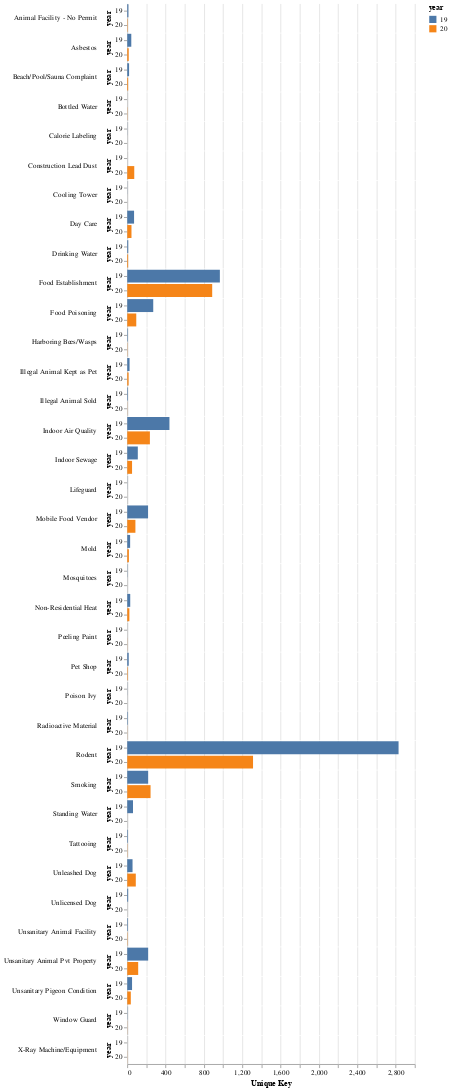

Write notebook code for a chart like this one.
### Markdown cell above
# BAR CHART OF DOHMH COMPLAINT 2019 AND 2020

### Code cell
alt.data_transformers.enable(max_rows=300000)
chart = alt.Chart(both[['Complaint Type', 'Unique Key', 'year']]).mark_bar().encode(
    x=alt.X('Unique Key'),
    y=alt.Y('year:N',),
    color='year:N',
    row= alt.Row('Complaint Type:N', title="",header=alt.Header(labelAngle=0,labelAlign='left'))
).configure_facet(spacing=1).configure_view(stroke=None)
chart

### Figure 1 — Vega-Lite specification as saved in the notebook (floating-point values rounded to 4 significant figures)
{"config": {"view": {"continuousWidth": 400, "continuousHeight": 300, "stroke": null}, "facet": {"spacing": 1}}, "data": {"name": "data-fc7639b9f944d2e70a968cee555823e7"}, "mark": "bar", "encoding": {"color": {"type": "nominal", "field": "year"}, "row": {"type": "nominal", "field": "Complaint Type", "header": {"labelAlign": "left", "labelAngle": 0}, "title": ""}, "x": {"type": "quantitative", "field": "Unique Key"}, "y": {"type": "nominal", "field": "year"}}, "$schema": "https://vega.github.io/schema/vega-lite/v4.0.2.json", "datasets": {"data-fc7639b9f944d2e70a968cee555823e7": [{"Complaint Type": "Animal Facility - No Permit", "Unique Key": 12, "year": "19"}, {"Complaint Type": "Asbestos", "Unique Key": 42, "year": "19"}, {"Complaint Type": "Beach/Pool/Sauna Complaint", "Unique Key": 19, "year": "19"}, {"Complaint Type": "Calorie Labeling", "Unique Key": 1, "year": "19"}, {"Complaint Type": "Cooling Tower", "Unique Key": 1, "year": "19"}, {"Complaint Type": "Day Care", "Unique Key": 71, "year": "19"}, {"Complaint Type": "Drinking Water", "Unique Key": 10, "year": "19"}, {"Complaint Type": "Food Establishment", "Unique Key": 966, "year": "19"}, {"Complaint Type": "Food Poisoning", "Unique Key": 271, "year": "19"}, {"Complaint Type": "Harboring Bees/Wasps", "Unique Key": 5, "year": "19"}, {"Complaint Type": "Illegal Animal Kept as Pet", "Unique Key": 24, "year": "19"}, {"Complaint Type": "Illegal Animal Sold", "Unique Key": 6, "year": "19"}, {"Complaint Type": "Indoor Air Quality", "Unique Key": 440, "year": "19"}, {"Complaint Type": "Indoor Sewage", "Unique Key": 110, "year": "19"}, {"Complaint Type": "Lifeguard", "Unique Key": 1, "year": "19"}, {"Complaint Type": "Mobile Food Vendor", "Unique Key": 217, "year": "19"}, {"Complaint Type": "Mold", "Unique Key": 30, "year": "19"}, {"Complaint Type": "Mosquitoes", "Unique Key": 2, "year": "19"}, {"Complaint Type": "Non-Residential Heat", "Unique Key": 31, "year": "19"}, {"Complaint Type": "Pet Shop", "Unique Key": 15, "year": "19"}, {"Complaint Type": "Poison Ivy", "Unique Key": 1, "year": "19"}, {"Complaint Type": "Radioactive Material", "Unique Key": 5, "year": "19"}, {"Complaint Type": "Rodent", "Unique Key": 2830, "year": "19"}, {"Complaint Type": "Smoking", "Unique Key": 218, "year": "19"}, {"Complaint Type": "Standing Water", "Unique Key": 60, "year": "19"}, {"Complaint Type": "Tattooing", "Unique Key": 6, "year": "19"}, {"Complaint Type": "Unleashed Dog", "Unique Key": 55, "year": "19"}, {"Complaint Type": "Unlicensed Dog", "Unique Key": 9, "year": "19"}, {"Complaint Type": "Unsanitary Animal Facility", "Unique Key": 6, "year": "19"}, {"Complaint Type": "Unsanitary Animal Pvt Property", "Unique Key": 218, "year": "19"}, {"Complaint Type": "Unsanitary Pigeon Condition", "Unique Key": 50, "year": "19"}, {"Complaint Type": "Window Guard", "Unique Key": 2, "year": "19"}, {"Complaint Type": "Animal Facility - No Permit", "Unique Key": 4, "year": "20"}, {"Complaint Type": "Asbestos", "Unique Key": 15, "year": "20"}, {"Complaint Type": "Beach/Pool/Sauna Complaint", "Unique Key": 9, "year": "20"}, {"Complaint Type": "Bottled Water", "Unique Key": 2, "year": "20"}, {"Complaint Type": "Construction Lead Dust", "Unique Key": 73, "year": "20"}, {"Complaint Type": "Day Care", "Unique Key": 44, "year": "20"}, {"Complaint Type": "Drinking Water", "Unique Key": 9, "year": "20"}, {"Complaint Type": "Food Establishment", "Unique Key": 886, "year": "20"}, {"Complaint Type": "Food Poisoning", "Unique Key": 94, "year": "20"}, {"Complaint Type": "Harboring Bees/Wasps", "Unique Key": 2, "year": "20"}, {"Complaint Type": "Illegal Animal Kept as Pet", "Unique Key": 14, "year": "20"}, {"Complaint Type": "Illegal Animal Sold", "Unique Key": 1, "year": "20"}, {"Complaint Type": "Indoor Air Quality", "Unique Key": 236, "year": "20"}, {"Complaint Type": "Indoor Sewage", "Unique Key": 50, "year": "20"}, {"Complaint Type": "Mobile Food Vendor", "Unique Key": 85, "year": "20"}, {"Complaint Type": "Mold", "Unique Key": 17, "year": "20"}, {"Complaint Type": "Non-Residential Heat", "Unique Key": 22, "year": "20"}, {"Complaint Type": "Peeling Paint", "Unique Key": 1, "year": "20"}, {"Complaint Type": "Pet Shop", "Unique Key": 5, "year": "20"}, {"Complaint Type": "Radioactive Material", "Unique Key": 1, "year": "20"}, {"Complaint Type": "Rodent", "Unique Key": 1312, "year": "20"}, {"Complaint Type": "Smoking", "Unique Key": 243, "year": "20"}, {"Complaint Type": "Tattooing", "Unique Key": 2, "year": "20"}, {"Complaint Type": "Unleashed Dog", "Unique Key": 89, "year": "20"}, {"Complaint Type": "Unsanitary Animal Facility", "Unique Key": 3, "year": "20"}, {"Complaint Type": "Unsanitary Animal Pvt Property", "Unique Key": 114, "year": "20"}, {"Complaint Type": "Unsanitary Pigeon Condition", "Unique Key": 37, "year": "20"}, {"Complaint Type": "Window Guard", "Unique Key": 1, "year": "20"}, {"Complaint Type": "X-Ray Machine/Equipment", "Unique Key": 1, "year": "20"}]}}
